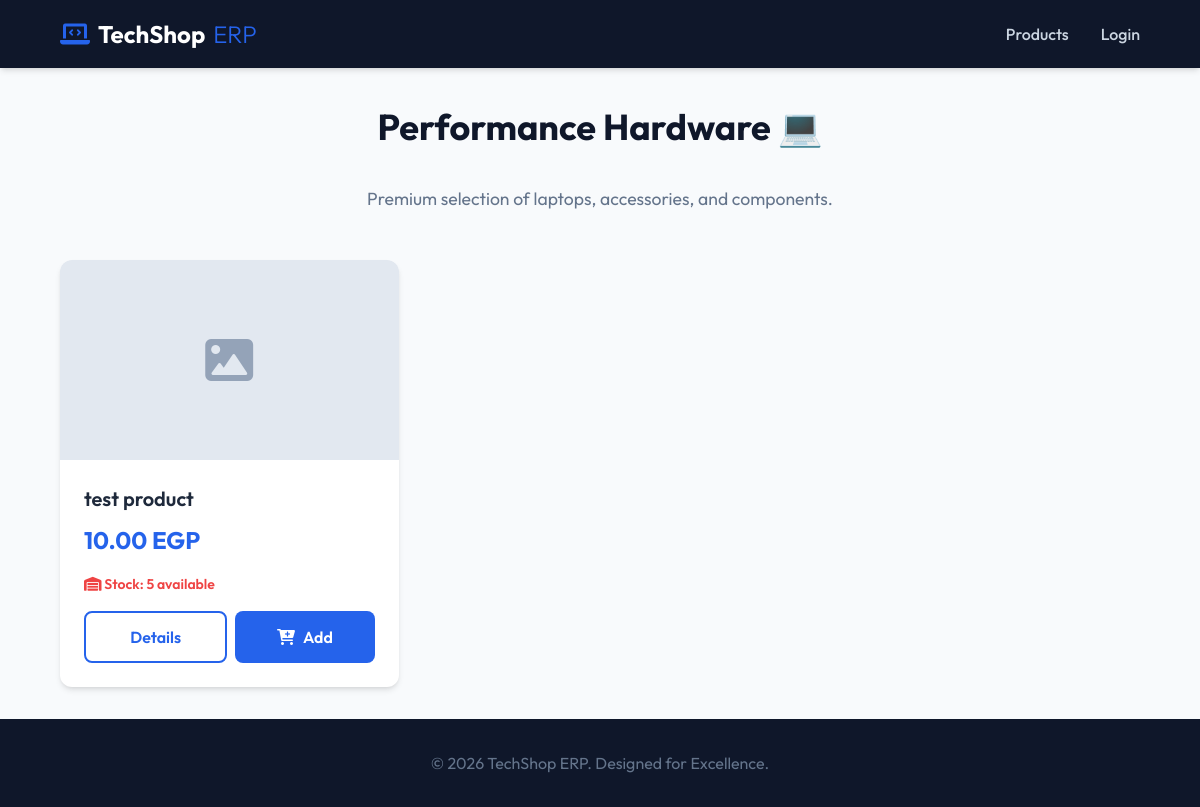
Page /products on the committed database.
### tables this page shows
CREATE TABLE products (
  id INTEGER PRIMARY KEY AUTOINCREMENT,
  name TEXT NOT NULL,
  category TEXT,
  price REAL NOT NULL,
  quantity INTEGER DEFAULT 0,
  image TEXT,
  description TEXT
);

### app.py (the view)
@app.route("/products")
def products():
    db = get_db()
    products_list = db.execute("SELECT * FROM products").fetchall()
    return render_template("products.html", products=products_list)

### app.py (called while the page is built)
def get_db():
    if 'db' not in g:
        g.db = sqlite3.connect("database.db", timeout=20)
        g.db.row_factory = sqlite3.Row
        g.db.execute("PRAGMA foreign_keys = ON")
    return g.db

@app.context_processor
def inject_globals():
    cart_count = len(session.get("cart", []))
    return dict(cart_count=cart_count)

### templates/products.html (shortened to what this page needs)
{% extends "base.html" %}
{% block content %}
<div class="shop-header" style="margin-bottom: 3rem; text-align: center;">
    <h1>Performance Hardware 💻</h1>
    <p style="color: var(--text-muted); font-size: 1.1rem;">Premium selection of laptops, accessories, and components.</p>
</div>
<div class="product-grid">
    {% for product in products %}
    <div class="card">
        <div class="card-img-wrapper">
            {% if product.image %}
            <img src="{{ url_for('static', filename=product.image) }}" alt="{{ product.name }}">
            {% else %}
            <div style="height: 100%; display: flex; align-items: center; justify-content: center; background: #e2e8f0; color: #94a3b8;">
                <i class="fas fa-image fa-3x"></i>
            </div>
            {% endif %}
        </div>
        <div class="card-body">
            <h3 class="card-title">{{ product.name }}</h3>
            <p class="card-price">{{ "{:,.2f}".format(product.price) }} EGP</p>
            <div class="card-stock {% if product.quantity <= 5 %}low{% endif %}">
                <i class="fas fa-warehouse"></i>
                {% if product.quantity > 0 %}
                    Stock: {{ product.quantity }} available
                {% else %}
                    <span style="color: var(--accent-red);">Out of Stock</span>
                {% endif %}
            </div>
            <div class="card-buttons">
                <a href="/product/{{ product.id }}" class="btn btn-outline" style="flex: 1;">Details</a>
                {% if session.get('role') != 'admin' and product.quantity > 0 %}
                <a href="/add-to-cart/{{ product.id }}" class="btn btn-primary" style="flex: 1;">
                    <i class="fas fa-cart-plus"></i> Add
                </a>
                {% endif %}
            </div>
        </div>
    </div>
    {% endfor %}
</div>
{% endblock %}

### static/css/style.css (style rules this page uses)
:root { --primary-color: #2563eb; --primary-hover: #1d4ed8; --bg-color: #f8fafc; --text-color: #1e293b; --text-muted: #64748b; --card-bg: #ffffff; --nav-bg: #0f172a; --accent-red: #ef4444; --accent-green: #10b981; --border-radius: 12px; --shadow: 0 4px 6px -1px rgb(0 0 0 / 0.1), 0 2px 4px -2px rgb(0 0 0 / 0.1); --shadow-lg: 0 10px 15px -3px rgb(0 0 0 / 0.1), 0 4px 6px -4px rgb(0 0 0 / 0.1); --font-main: 'Outfit', sans-serif; }
* { margin: 0; padding: 0; box-sizing: border-box; }
body { font-family: var(--font-main); background-color: var(--bg-color); color: var(--text-color); line-height: 1.5; min-height: 100vh; display: flex; flex-direction: column; }
h1 { font-size: 2.25rem; font-weight: 700; margin-bottom: 2rem; color: var(--nav-bg); text-align: center; }
.product-grid { display: grid; grid-template-columns: repeat(auto-fill, minmax(280px, 1fr)); gap: 2rem; }
.card { background: var(--card-bg); border-radius: var(--border-radius); overflow: hidden; box-shadow: var(--shadow); transition: transform 0.3s, box-shadow 0.3s; display: flex; flex-direction: column; }
.card-img-wrapper { height: 200px; overflow: hidden; }
.card-body { padding: 1.5rem; flex-grow: 1; }
.card-title { font-size: 1.25rem; font-weight: 600; margin-bottom: 0.5rem; }
.card-price { font-size: 1.5rem; font-weight: 700; color: var(--primary-color); margin-bottom: 1rem; }
.card-stock { font-size: 0.875rem; margin-bottom: 1rem; }
.card-stock.low { color: var(--accent-red); font-weight: 600; }
.card-buttons { display: flex; gap: 0.5rem; }
.btn { display: inline-flex; align-items: center; justify-content: center; padding: 0.75rem 1.5rem; border-radius: 8px; font-weight: 600; text-decoration: none; cursor: pointer; transition: all 0.2s; border: none; font-family: inherit; gap: 0.5rem; }
.btn-primary { background-color: var(--primary-color); color: white; }
.btn-outline { border: 2px solid var(--primary-color); color: var(--primary-color); background: transparent; }

### rows in the picture
products: name "test product", price "10.00", quantity "5"
